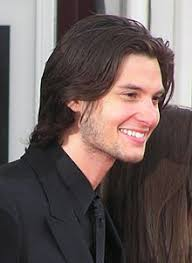
#> input picture Machine Learning/Datasets/pict/ben/17.jpeg, 192 x 263 px; its folder holds 3 pictures in this run
$ jupyter execute --allow-errors Untitled.ipynb
#> lines starting #> are read from the running program, lines starting #| are printed output that depends on the picture
[cell 1]
import pandas as pd
import numpy as np
import cv2
import os
import glob
from skimage.filters import gaussian
from skimage import img_as_ubyte
import matplotlib.pyplot as plt

images_list_b = []
SIZE = 128

path = "/home/abbas/pict/ben/*.*"

for file in glob.glob(path):
    print(file)
    img= cv2.imread(file,1)
#> img is the input picture: shape (263, 192, 3); mean B, G, R 92, 94, 107.3
    img = cv2.resize(img, (SIZE, SIZE))
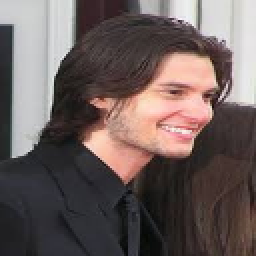
#> img: shape (128, 128, 3) (shown 2 times larger); mean B, G, R 91.9, 93.9, 107.2
    images_list_b.append(img)
#> pass 2 of the loop `for file in glob.glob(path):`:
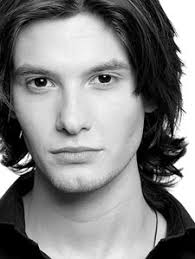
#> input picture Machine Learning/Datasets/pict/ben/18.jpeg, 195 x 259 px
#> img is the input picture: shape (259, 195, 3); min 0, max 255, mean 130.5
#> `img = cv2.resize(img, (SIZE, SIZE))`:
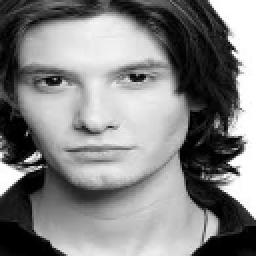
#> img: shape (128, 128, 3) (shown 2 times larger); min 0, max 255, mean 130.3
#> pass 3 of the loop `for file in glob.glob(path):`:
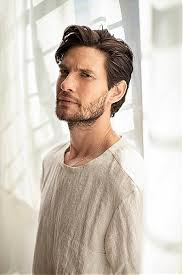
#> input picture Machine Learning/Datasets/pict/ben/8.jpeg, 183 x 275 px
#> img is the input picture: shape (275, 183, 3); mean B, G, R 184.8, 195.9, 206.2
#> `img = cv2.resize(img, (SIZE, SIZE))`:
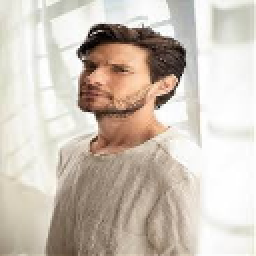
#> img: shape (128, 128, 3) (shown 2 times larger); mean B, G, R 184.7, 195.8, 206.1

images_list_b = np.array(images_list_b)

[cell 2]
images_list_m = []
SIZE = 128

path = "/home/abbas/pict/monica/*.*"

for file in glob.glob(path):
    print(file)
    img= cv2.imread(file,1)
    img = cv2.resize(img, (SIZE, SIZE))

    images_list_m.append(img)

images_list_m = np.array(images_list_m)

#> (a cell that did not finish here is left out)

[cell 4]
images_list_b.shape
#> Out = (3, 128, 128, 3)
